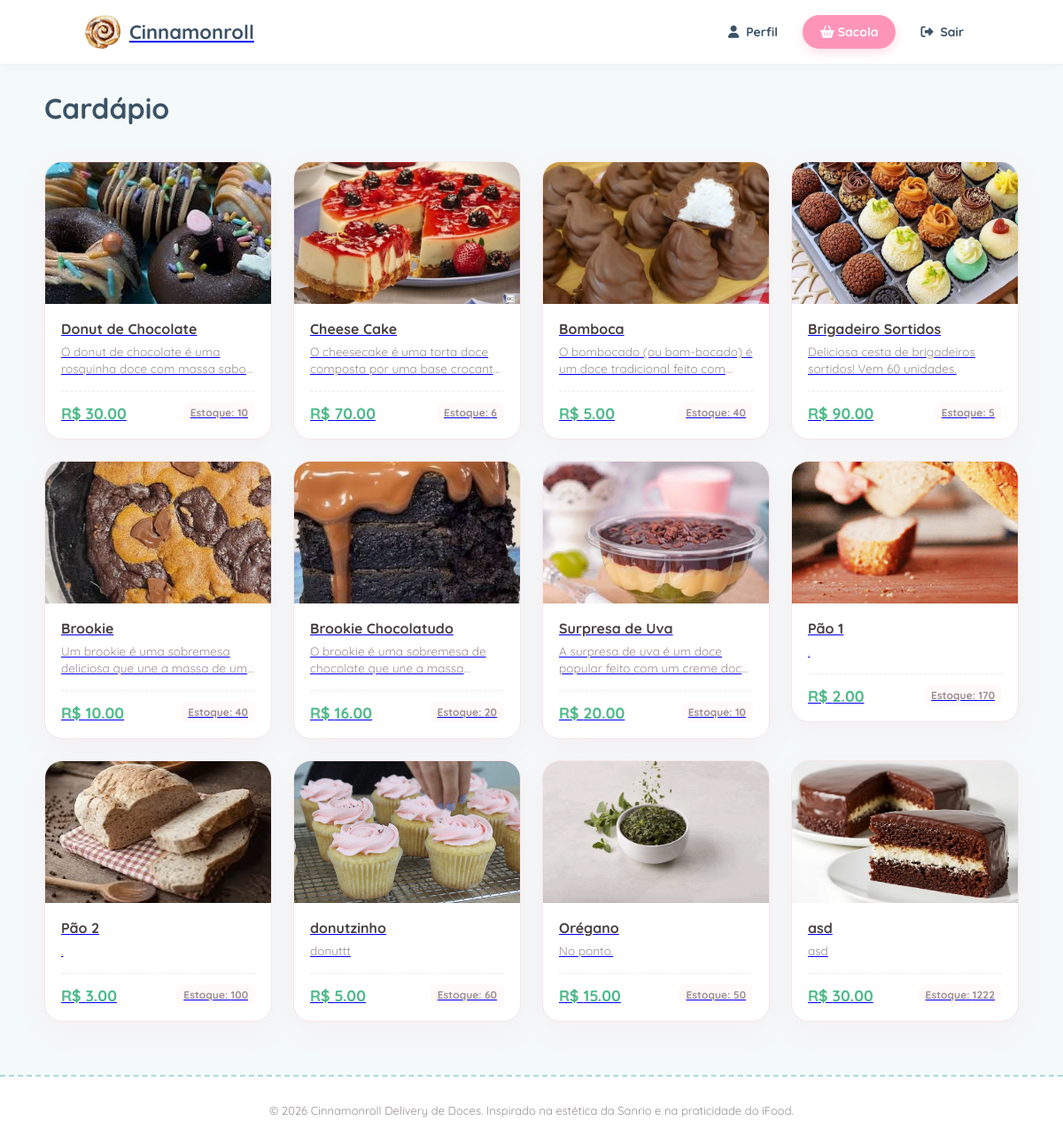
Page /cardapio/ (signed in) on the earlier database version.
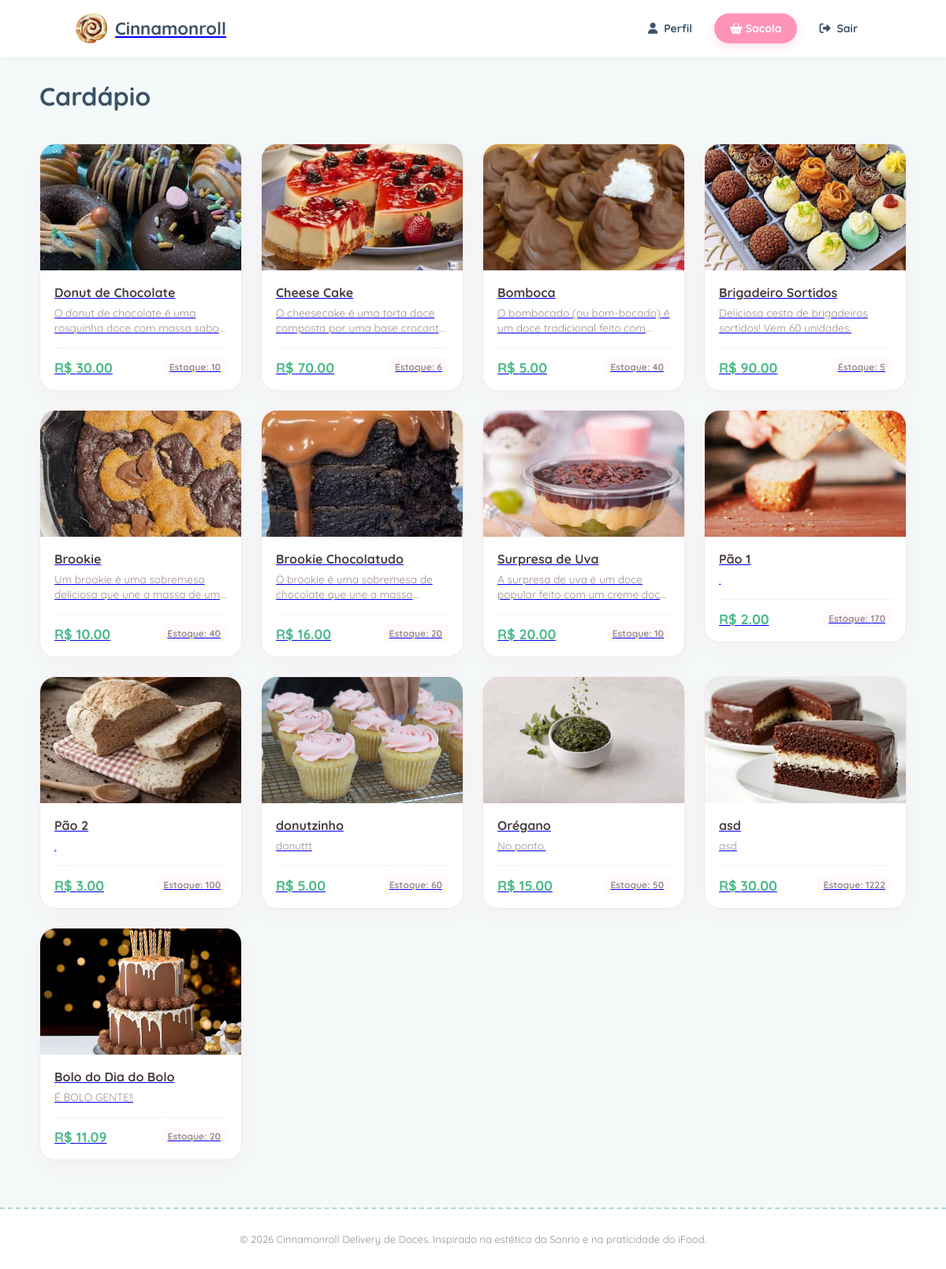
Same page on the later database version.
### core/models.py (models this page shows, shortened)
class Produto(models.Model):
    vendedor = models.ForeignKey(
        Perfil,
        on_delete=models.CASCADE,
        related_name="produtos",
        limit_choices_to={"tipo": "VENDEDOR"}
    )
    nome = models.CharField(max_length=100)
    descricao = models.TextField()
    preco = models.DecimalField(max_digits=8, decimal_places=2)
    estoque = models.PositiveIntegerField(default=0)
    imagem = models.ImageField(upload_to="produtos/", blank=True, null=True)

### core/views.py (the view)
# urls.py: path('cardapio/', cardapio, name='cardapio'),
@login_required
def cardapio(request):
    produtos = Produto.objects.all()
    return render(request, 'core/cardapio.html', {'produtos': produtos})

### core/templates/core/cardapio.html
{% extends 'core/base.html' %}
{% load static %}
{% block head %}
<link rel="stylesheet" href="{% static 'forms.css' %}">
<link rel="stylesheet" href="{% static 'perfis.css' %}">
{% endblock %}
{% block content %}
<h1>Cardápio</h1>
<br>
<div class="produtos-grid">
    {% for produto in produtos %}
        {% include 'core/componentes/card_produto.html' %}
    {% empty %}
        <p>Nenhum produto encontrado.</p>
    {% endfor %}
</div>
{% endblock %}

### core/templates/core/componentes/card_produto.html
<a href="{% url 'produto' produto.id %}" class="produto-card-link">
    <div class="produto-card">
        <div class="produto-imagem">
            {% if produto.imagem %}
                <img
                    src="{{ produto.imagem.url }}"
                    alt="{{ produto.nome }}"
                >
            {% else %}
                <div class="produto-sem-imagem">
                    🍰
                </div>
            {% endif %}
        </div>
        <div class="produto-info">
            <h3>
                {{ produto.nome }}
            </h3>
            <p>
                {{ produto.descricao }}
            </p>
            <div class="produto-detalhes">
                <strong>
                    R$ {{ produto.preco|floatformat:2 }}
                </strong>
                <span>
                    Estoque: {{ produto.estoque }}
                </span>
            </div>
        </div>
    </div>
</a>

Differences in the rows shown:
added Produto: imagem (picture), nome "Bolo do Dia do Bolo", descricao "É BOLO GENTE!!", preco "11.09", estoque "20"
